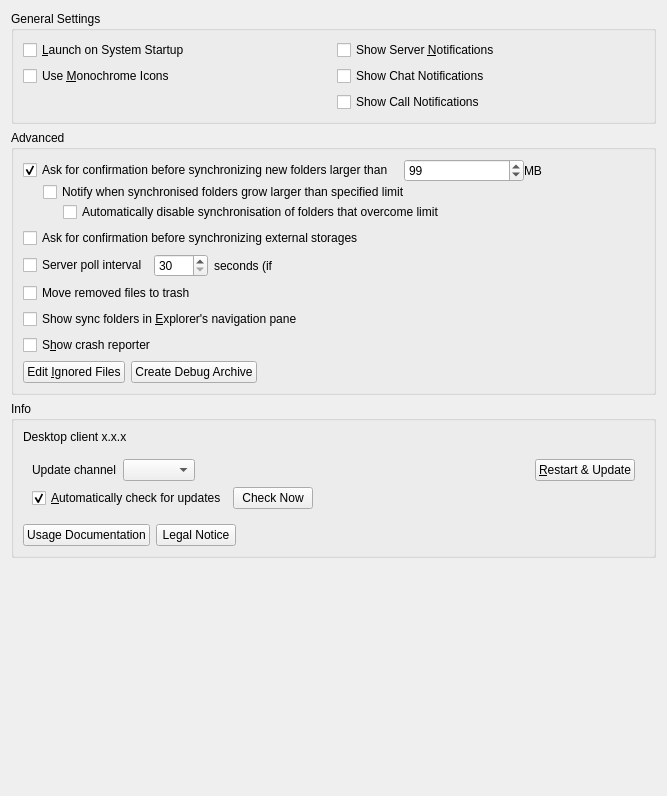
<?xml version="1.0" encoding="UTF-8"?>
<ui version="4.0">
 <class>OCC::GeneralSettings</class>
 <widget class="QWidget" name="OCC::GeneralSettings">
  <property name="geometry">
   <rect>
    <x>0</x>
    <y>0</y>
    <width>667</width>
    <height>796</height>
   </rect>
  </property>
  <property name="windowTitle">
   <string notr="true">Form</string>
  </property>
  <layout class="QGridLayout" name="gridLayout_3"> 
   <item row="0" column="0">
    <widget class="QGroupBox" name="generalGroupBox">
     <property name="title">
      <string>General Settings</string>
     </property>
     <layout class="QGridLayout" name="gridLayout_2">
      <item row="0" column="0">
       <widget class="QCheckBox" name="autostartCheckBox">
        <property name="text">
         <string>&amp;Launch on System Startup</string>
        </property>
       </widget>
      </item>
      <item row="2" column="1">
       <widget class="QCheckBox" name="callNotificationsCheckBox">
        <property name="text">
         <string>Show Call Notifications</string>
        </property>
       </widget>
      </item>
      <item row="1" column="0">
       <widget class="QCheckBox" name="monoIconsCheckBox">
        <property name="toolTip">
         <string>For System Tray</string>
        </property>
        <property name="text">
         <string>Use &amp;Monochrome Icons</string>
        </property>
       </widget>
      </item>
      <item row="1" column="1">
       <widget class="QCheckBox" name="chatNotificationsCheckBox">
        <property name="text">
         <string>Show Chat Notifications</string>
        </property>
       </widget>
      </item>
      <item row="0" column="1">
       <widget class="QCheckBox" name="serverNotificationsCheckBox">
        <property name="text">
         <string>Show Server &amp;Notifications</string>
        </property>
       </widget>
      </item>
     </layout>
    </widget>
   </item> 
   <item row="1" column="0">
    <widget class="QGroupBox" name="groupBox">
     <property name="title">
      <string>Advanced</string>
     </property>
     <layout class="QVBoxLayout" name="verticalLayout">
      <item>
       <layout class="QVBoxLayout" name="verticalLayout_4">
        <property name="spacing">
         <number>0</number>
        </property>
        <item>
         <layout class="QHBoxLayout" name="horizontalLayout_3">
          <item>
           <widget class="QCheckBox" name="newFolderLimitCheckBox">
            <property name="text">
             <string>Ask for confirmation before synchronizing new folders larger than</string>
            </property>
            <property name="checked">
             <bool>true</bool>
            </property>
           </widget>
          </item>
          <item>
           <spacer name="horizontalSpacer">
            <property name="orientation">
             <enum>Qt::Horizontal</enum>
            </property>
            <property name="sizeType">
             <enum>QSizePolicy::Fixed</enum>
            </property>
            <property name="sizeHint" stdset="0">
             <size>
              <width>10</width>
              <height>20</height>
             </size>
            </property>
           </spacer>
          </item>
          <item>
           <widget class="QSpinBox" name="newFolderLimitSpinBox">
            <property name="maximum">
             <number>999999</number>
            </property>
            <property name="value">
             <number>99</number>
            </property>
           </widget>
          </item>
          <item>
           <widget class="QLabel" name="label">
            <property name="text">
             <string extracomment="Trailing part of &quot;Ask confirmation before syncing folder larger than&quot; ">MB</string>
            </property>
           </widget>
          </item>
         </layout>
        </item>
        <item>
         <layout class="QHBoxLayout" name="horizontalLayout_5">
          <item>
           <spacer name="horizontalSpacer_3">
            <property name="orientation">
             <enum>Qt::Horizontal</enum>
            </property>
            <property name="sizeType">
             <enum>QSizePolicy::Fixed</enum>
            </property>
            <property name="sizeHint" stdset="0">
             <size>
              <width>20</width>
              <height>20</height>
             </size>
            </property>
           </spacer>
          </item>
          <item>
           <widget class="QCheckBox" name="existingFolderLimitCheckBox">
            <property name="text">
             <string>Notify when synchronised folders grow larger than specified limit</string>
            </property>
           </widget>
          </item>
         </layout>
        </item>
        <item>
         <layout class="QHBoxLayout" name="horizontalLayout">
          <item>
           <spacer name="horizontalSpacer_5">
            <property name="orientation">
             <enum>Qt::Horizontal</enum>
            </property>
            <property name="sizeType">
             <enum>QSizePolicy::Fixed</enum>
            </property>
            <property name="sizeHint" stdset="0">
             <size>
              <width>40</width>
              <height>20</height>
             </size>
            </property>
           </spacer>
          </item>
          <item>
           <widget class="QCheckBox" name="stopExistingFolderNowBigSyncCheckBox">
            <property name="text">
             <string>Automatically disable synchronisation of folders that overcome limit</string>
            </property>
           </widget>
          </item>
         </layout>
        </item>
       </layout>
      </item>
      <item>
       <layout class="QHBoxLayout" name="horizontalLayout_8">
        <item>
         <widget class="QCheckBox" name="newExternalStorage">
          <property name="text">
           <string>Ask for confirmation before synchronizing external storages</string>
          </property>
         </widget>
        </item>
       </layout>
      </item>
      <item>
       <layout class="QHBoxLayout" name="horizontalLayout_remotePollInterval">
        <item>
         <widget class="QCheckBox" name="remotePollIntervalCheckBox">
          <property name="text">
           <string>Server poll interval</string>
          </property>
         </widget>
        </item>
        <item>
         <widget class="QSpinBox" name="remotePollIntervalSpinBox">
          <property name="minimum">
            <number>30</number>
          </property>
          <property name="maximum">
           <number>3600</number>
          </property>
          <property name="singleStep">
           <number>1</number>
          </property>         
         </widget>         
        </item>
        <item>
         <widget class="QLabel" name="labelInterval">
          <property name="text">
           <string extracomment="Trailing part of &quot;Server poll interval&quot; ">seconds (if <a href="https://github.com/nextcloud/notify_push">Client Push</a> is unavailable)</string>
          </property>
         </widget>
        </item>
        <item>
         <spacer name="horizontalSpacer_remotePollInterval">
          <property name="orientation">
           <enum>Qt::Horizontal</enum>
          </property>
          <property name="sizeHint" stdset="0">
           <size>
            <width>40</width>
            <height>20</height>
           </size>
          </property>
         </spacer>
        </item>
       </layout>
      </item>
      <item>
       <layout class="QHBoxLayout" name="horizontalLayout_trash">
        <item>
         <widget class="QCheckBox" name="moveFilesToTrashCheckBox">
          <property name="text">
           <string>Move removed files to trash</string>
          </property>
         </widget>
        </item>
       </layout>
      </item>
      <item>
       <layout class="QHBoxLayout" name="horizontalLayout_10">
        <item>
         <widget class="QCheckBox" name="showInExplorerNavigationPaneCheckBox">
          <property name="text">
           <string>Show sync folders in &amp;Explorer's navigation pane</string>
          </property>
         </widget>
        </item>
       </layout>
      </item>
      <item>
       <layout class="QHBoxLayout" name="horizontalLayout_9">
        <item>
         <widget class="QCheckBox" name="crashreporterCheckBox">
          <property name="sizePolicy">
           <sizepolicy hsizetype="MinimumExpanding" vsizetype="Fixed">
            <horstretch>0</horstretch>
            <verstretch>0</verstretch>
           </sizepolicy>
          </property>
          <property name="text">
           <string>S&amp;how crash reporter</string>
          </property>
         </widget>
        </item>
       </layout>
      </item>
      <item>
       <layout class="QHBoxLayout" name="horizontalLayout_4">
        <item>
         <widget class="QPushButton" name="ignoredFilesButton">
          <property name="text">
           <string>Edit &amp;Ignored Files</string>
          </property>
         </widget>
        </item>
        <item>
         <widget class="QPushButton" name="debugArchiveButton">
          <property name="text">
           <string>Create Debug Archive</string>
          </property>
         </widget>
        </item>
        <item>
         <spacer name="horizontalSpacer_4">
          <property name="orientation">
           <enum>Qt::Horizontal</enum>
          </property>
          <property name="sizeHint" stdset="0">
           <size>
            <width>555</width>
            <height>20</height>
           </size>
          </property>
         </spacer>
        </item>
       </layout>
      </item>
     </layout>
    </widget>
   </item>
   <item row="2" column="0">
    <widget class="QGroupBox" name="aboutAndUpdatesGroupBox">
     <property name="title">
      <string>Info</string>
     </property>
     <layout class="QVBoxLayout" name="verticalLayout_3">
      <item>
       <widget class="QLabel" name="infoAndUpdatesLabel">
        <property name="sizePolicy">
         <sizepolicy hsizetype="Preferred" vsizetype="Minimum">
          <horstretch>0</horstretch>
          <verstretch>0</verstretch>
         </sizepolicy>
        </property>
        <property name="text">
         <string>Desktop client x.x.x</string>
        </property>
       </widget>
      </item>
      <item>
       <widget class="QFrame" name="updatesContainer">
        <layout class="QVBoxLayout" name="updatesLayout">
         <item>
          <layout class="QHBoxLayout" name="updatesLayout_1">
           <item>
            <widget class="QLabel" name="updateChannelLabel">
             <property name="sizePolicy">
              <sizepolicy hsizetype="Maximum" vsizetype="Preferred">
               <horstretch>0</horstretch>
               <verstretch>0</verstretch>
              </sizepolicy>
             </property>
             <property name="text">
              <string>Update channel</string>
             </property>
            </widget>
           </item>
           <item>
            <widget class="QComboBox" name="updateChannel">
             <property name="sizePolicy">
              <sizepolicy hsizetype="Maximum" vsizetype="Fixed">
               <horstretch>0</horstretch>
               <verstretch>0</verstretch>
              </sizepolicy>
             </property>
            </widget>
           </item>
           <item>
            <widget class="QLabel" name="updateStateLabel">
             <property name="text">
              <string/>
             </property>
             <property name="wordWrap">
              <bool>true</bool>
             </property>
             <property name="openExternalLinks">
              <bool>true</bool>
             </property>
            </widget>
           </item>
           <item>
            <widget class="QPushButton" name="restartButton">
             <property name="sizePolicy">
              <sizepolicy hsizetype="Maximum" vsizetype="Fixed">
               <horstretch>0</horstretch>
               <verstretch>0</verstretch>
              </sizepolicy>
             </property>
             <property name="text">
              <string>&amp;Restart &amp;&amp; Update</string>
             </property>
            </widget>
           </item>
          </layout>
         </item>
         <item>
          <layout class="QHBoxLayout" name="updatesLayout_2">
           <item>
            <widget class="QCheckBox" name="autoCheckForUpdatesCheckBox">
             <property name="sizePolicy">
              <sizepolicy hsizetype="Minimum" vsizetype="Fixed">
               <horstretch>0</horstretch>
               <verstretch>0</verstretch>
              </sizepolicy>
             </property>
             <property name="text">
              <string>&amp;Automatically check for updates</string>
             </property>
             <property name="checked">
              <bool>true</bool>
             </property>
            </widget>
           </item>
           <item>
            <widget class="QPushButton" name="updateButton">
             <property name="sizePolicy">
              <sizepolicy hsizetype="Maximum" vsizetype="Fixed">
               <horstretch>0</horstretch>
               <verstretch>0</verstretch>
              </sizepolicy>
             </property>
             <property name="text">
              <string>Check Now</string>
             </property>
            </widget>
           </item>
           <item>
            <spacer name="horizontalSpacer_6">
             <property name="orientation">
              <enum>Qt::Horizontal</enum>
             </property>
             <property name="sizeHint" stdset="0">
              <size>
               <width>40</width>
               <height>20</height>
              </size>
             </property>
            </spacer>
           </item>
          </layout>
         </item>
        </layout>
       </widget>
      </item>
      <item>
       <layout class="QHBoxLayout" name="infoContainer">
        <item>
         <widget class="QPushButton" name="usageDocumentationButton">
          <property name="text">
           <string>Usage Documentation</string>
          </property>
         </widget>
        </item>
        <item>
         <widget class="QPushButton" name="legalNoticeButton">
          <property name="text">
           <string>Legal Notice</string>
          </property>
         </widget>
        </item>
        <item>
         <spacer name="horizontalSpacer_2">
          <property name="orientation">
           <enum>Qt::Horizontal</enum>
          </property>
          <property name="sizeHint" stdset="0">
           <size>
            <width>40</width>
            <height>20</height>
           </size>
          </property>
         </spacer>
        </item>
       </layout>
      </item>
     </layout>
    </widget>
   </item>
   <item row="4" column="0">
    <spacer name="verticalSpacer">
     <property name="orientation">
      <enum>Qt::Vertical</enum>
     </property>
     <property name="sizeHint" stdset="0">
      <size>
       <width>20</width>
       <height>0</height>
      </size>
     </property>
    </spacer>
   </item>
  </layout>
 </widget>
 <tabstops>
  <tabstop>autostartCheckBox</tabstop>
  <tabstop>serverNotificationsCheckBox</tabstop>
  <tabstop>ignoredFilesButton</tabstop>
  <tabstop>newFolderLimitCheckBox</tabstop>
  <tabstop>newFolderLimitSpinBox</tabstop>
  <tabstop>crashreporterCheckBox</tabstop>
  <tabstop>restartButton</tabstop>
 </tabstops>
 <resources/>
 <connections>
  <connection>
   <sender>newFolderLimitCheckBox</sender>
   <signal>toggled(bool)</signal>
   <receiver>newFolderLimitSpinBox</receiver>
   <slot>setEnabled(bool)</slot>
   <hints>
    <hint type="sourcelabel">
     <x>247</x>
     <y>188</y>
    </hint>
    <hint type="destinationlabel">
     <x>497</x>
     <y>190</y>
    </hint>
   </hints>
  </connection>
 </connections>
</ui>
